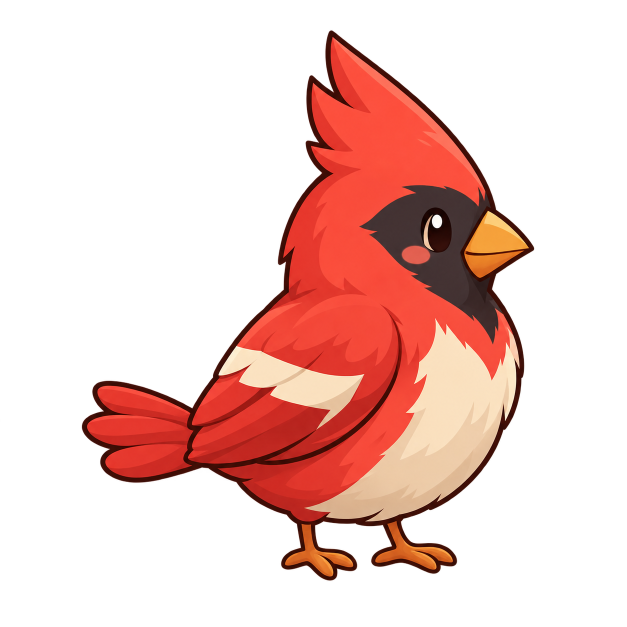
#> input picture art/source/bird_01.png, 1254 x 1254 px (shown at 1/2 size); its folder holds 5 pictures in this run
$ python build_assets.py
#> lines starting #> are read from the running program, lines starting #| are printed output that depends on the picture
#!/usr/bin/env python3
"""Package the generated masters and rebuild the art review images (Pillow)."""
import json
from pathlib import Path

from PIL import Image, ImageDraw, ImageFont, ImageOps

ROOT = Path(__file__).resolve().parents[1]
BASELINE = 870
RESAMPLE = Image.Resampling.LANCZOS
NAMES = [
    ("CORAL CROWN", "Tall crest / dark cheek / single bar"),
    ("SKY BIB", "Upturned tail / cream bib / two bars"),
    ("GOLDEN CURL", "Curled crest / three round spots"),
    ("LEAF PARROT", "Hooked bill / long tail / diamond"),
    ("IVORY FAN", "Wide fan tail / pale body / heart"),
    ("ROSE NECK", "S neck / bent bill / crescent"),
    ("EMBER BRUSH", "Swept crest / chisel bill / ladder"),
    ("PLUM SCISSOR", "Low body / split tail / chevrons"),
    ("CHESTNUT DOT", "Round body / cheek dot / oval dashes"),
    ("TEAL SPEAR", "Large head / long bill / lightning"),
]


def clean_alpha(image):
    image = image.convert("RGBA")
    image.putalpha(image.getchannel("A").point(lambda a: 0 if a < 8 else a))
    return image


def resize_rgba(image, size):
    # Premultiplied alpha keeps hidden transparent RGB out of the edge colors.
    return clean_alpha(image.convert("RGBa").resize(size, RESAMPLE).convert("RGBA"))


def cutout(asset, size, bounds):
    image = clean_alpha(Image.open(ROOT / "source" / f"{asset}.png"))
    image = image.crop(image.getchannel("A").getbbox())
    x, y, max_width, max_height = bounds
    scale = min(max_width / image.width, max_height / image.height)
    image = resize_rgba(image, (round(image.width * scale), round(image.height * scale)))
    canvas = Image.new("RGBA", size)
    canvas.alpha_composite(image, (x + (max_width - image.width) // 2, y))
    return canvas


def color_sheet(birds, dark=False):
    canvas = Image.new("RGB", (1440, 780), "#263b37" if dark else "#fff8e8")
    draw = ImageDraw.Draw(canvas)
    ink = "#fff8e8" if dark else "#563f32"
    draw.text((26, 20), "PERCH SORT / ORIGINAL BIRD FAMILY", font=ImageFont.load_default(size=25), fill=ink)
    draw.text((26, 56), "10 species - shared light, contour and feet baseline", font=ImageFont.load_default(size=16), fill=ink)
    for i, bird in enumerate(birds):
        x, y = 20 + (i % 5) * 280, 96 + (i // 5) * 332
        draw.rounded_rectangle((x, y, x + 272, y + 316), radius=18, fill="#314b45" if dark else "#ffffff")
        thumb = resize_rgba(bird, (240, 240))
        canvas.paste(thumb, (x + 16, y + 8), thumb)
        draw.text((x + 16, y + 257), f"{i + 1:02d}  {NAMES[i][0]}", font=ImageFont.load_default(size=18), fill=ink)
        draw.text((x + 16, y + 286), NAMES[i][1], font=ImageFont.load_default(size=12), fill=ink)
    return canvas


def gray_sheet(birds, silhouette=False):
    canvas = Image.new("L", (500, 252), 245)
    draw = ImageDraw.Draw(canvas)
    title = "64px SILHOUETTES" if silhouette else "64px GRAYSCALE / 5 x 2"
    draw.text((14, 11), title, font=ImageFont.load_default(size=16), fill=45)
    for i, bird in enumerate(birds):
        x, y = 10 + (i % 5) * 96, 42 + (i // 5) * 100
        draw.rounded_rectangle((x, y, x + 92, y + 95), radius=7, fill=255, outline=222)
        small = resize_rgba(bird, (64, 64))
        gray = Image.new("L", (64, 64), 35) if silhouette else ImageOps.grayscale(small)
        canvas.paste(gray, (x + 14, y + 5), small.getchannel("A"))
        draw.text((x + 39, y + 77), f"{i + 1:02d}", font=ImageFont.load_default(size=12), fill=50)
    return canvas


def main():
    for directory in ("raw/birds", "raw/env", "raw/ui", "qa"):
        (ROOT / directory).mkdir(parents=True, exist_ok=True)
    manifest = {"birdFeetYFromTop": BASELINE, "alphaNoiseCutoff": 8, "assets": {}}
    birds = []
    for index in range(1, 11):
        key = f"bird_{index:02d}"
        master = clean_alpha(Image.open(ROOT / "source" / f"{key}.png"))
#> in clean_alpha, image is the input picture: PIL image 1254x1254 RGBA; mean R, G, B, A 59.4, 25.6, 20.2, 74.3
        box = master.getchannel("A").getbbox()
#> box = (163, 60, 1069, 1162)
        # The parrot's tail extends below its feet; align the feet, not that tail.
        foot_y = 1110 if index == 4 else box[3] - 1
#> foot_y = 1161
        foot_strip = master.getchannel("A").crop((500 if index == 4 else 0, foot_y - 44, master.width, foot_y + 1))
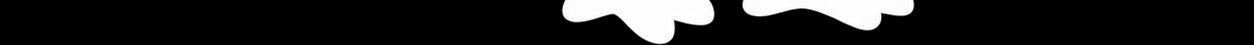
#> foot_strip: PIL image 1254x45 L; min 0, max 255, mean 30.5
        feet = foot_strip.getbbox()
#> feet = (561, 0, 915, 45)
        foot_x = (feet[0] + feet[2]) / 2 + (500 if index == 4 else 0)
#> foot_x = 738
        cropped = master.crop(box)
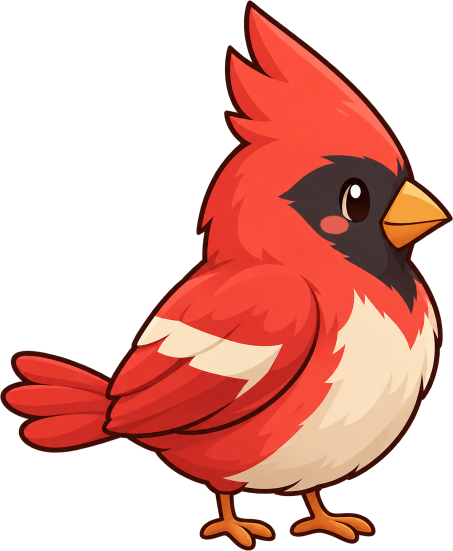
#> cropped: PIL image 906x1102 RGBA (shown at 1/2 size); mean R, G, B, A 93.6, 40.4, 31.8, 117; transparent parts drawn white
        scale = min(800 / cropped.width, 740 / (foot_y - box[1] + 1))
#> scale = 0.672
        sprite = resize_rgba(cropped, (round(cropped.width * scale), round(cropped.height * scale)))
#> in clean_alpha (call 2), `image = image.convert("RGBA")`:
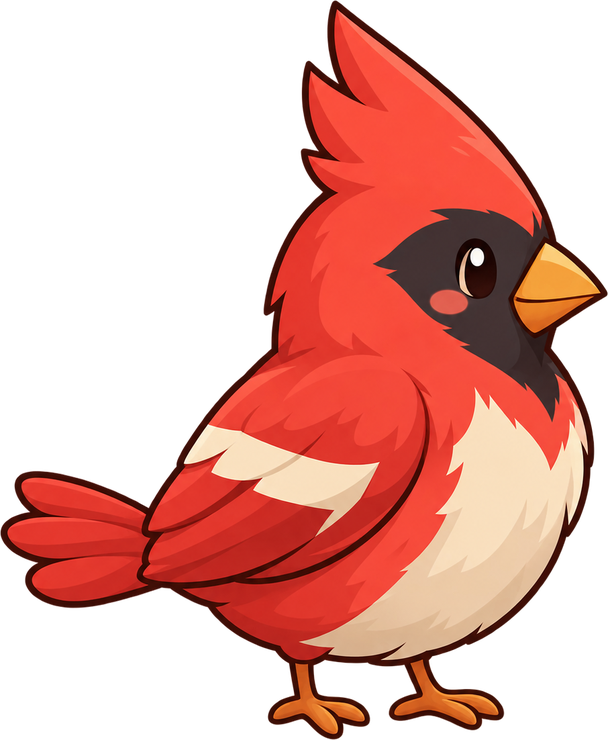
#> image: PIL image 608x740 RGBA; mean R, G, B, A 93.2, 40.2, 31.7, 117.1; transparent parts drawn white
        x = (1024 - sprite.width) // 2
#> x = 208
        foot_pixel = round((foot_y - box[1] + 0.5) * scale - 0.5) if index == 4 else sprite.getchannel("A").getbbox()[3] - 1
#> foot_pixel = 739
        y = BASELINE - foot_pixel
#> y = 131
        canvas = Image.new("RGBA", (1024, 1024))
#> canvas: PIL image 1024x1024 RGBA; every value is 0
        canvas.alpha_composite(sprite, (x, y))
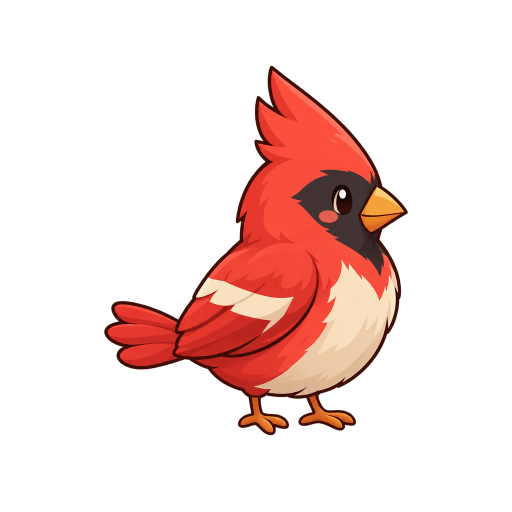
#> canvas: PIL image 1024x1024 RGBA (shown at 1/2 size); mean R, G, B, A 39.8, 17.2, 13.6, 50.2; transparent parts drawn white
        canvas.save(ROOT / "raw/birds" / f"{key}.png", optimize=True)
        anchor_x = round(x + (foot_x - box[0]) * scale, 2)
#> anchor_x = 594.1
        manifest["assets"][key] = {
            "file": f"raw/birds/{key}.png", "size": [1024, 1024],
            "alphaBounds": list(canvas.getchannel("A").getbbox()),
            "footCenterPixels": [anchor_x, BASELINE],
            "unityPivot": [round(anchor_x / 1024, 6), round((1024 - BASELINE) / 1024, 6)],
            "sourceFeetY": foot_y,
        }
        birds.append(canvas)
#> pass 2 of the loop in main, `for index in range(1, 11):`:
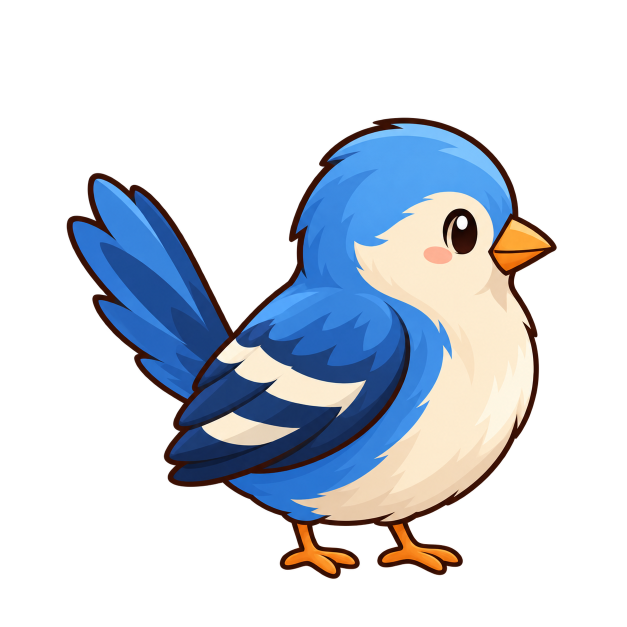
#> input picture art/source/bird_02.png, 1254 x 1254 px (shown at 1/2 size)
#> in clean_alpha, image is the input picture: PIL image 1254x1254 RGBA; mean R, G, B, A 38.5, 44.8, 54, 83.4
#> box = (133, 235, 1114, 1158)
#> foot_y = 1157
#> feet = (559, 0, 926, 45)
#> foot_x = 742.5
#> in main, `cropped = master.crop(box)`:
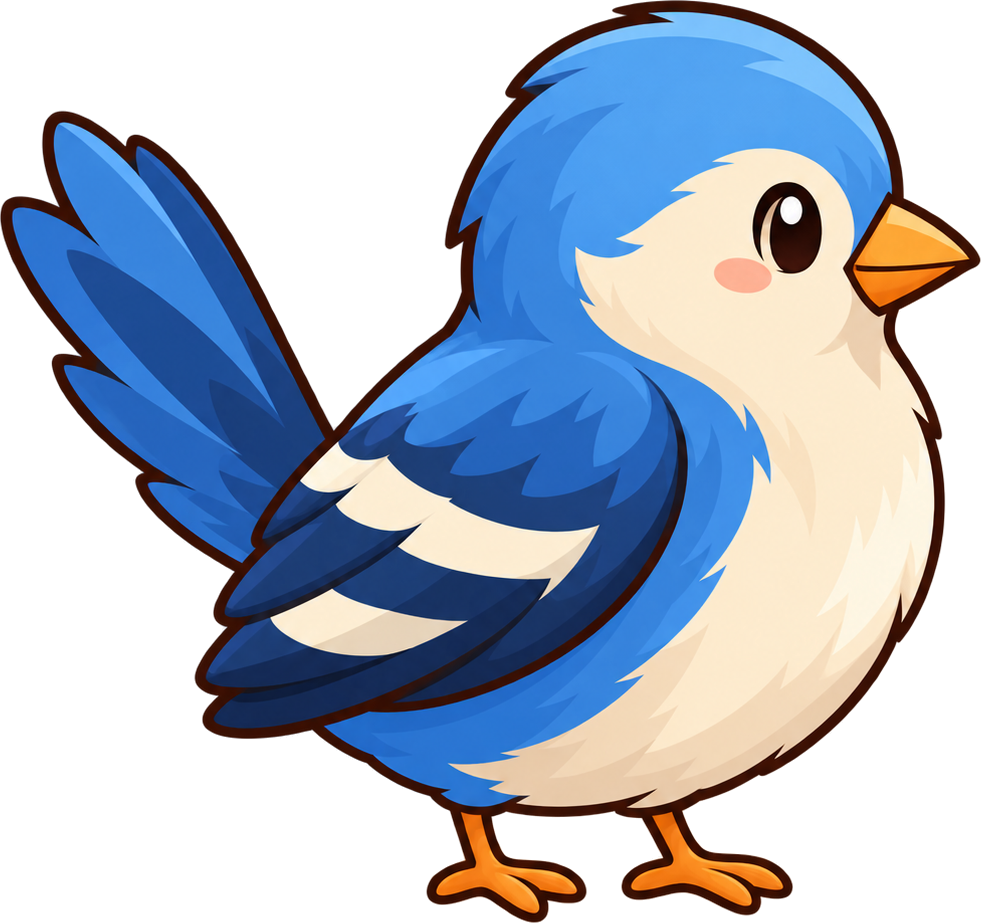
#> cropped: PIL image 981x923 RGBA; mean R, G, B, A 66.9, 77.7, 93.9, 144.8; transparent parts drawn white
#> scale = 0.802
#> in main, `canvas.alpha_composite(sprite, (x, y))`:
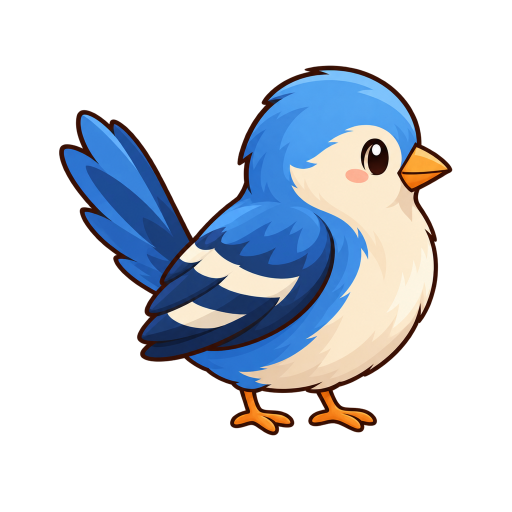
#> canvas: PIL image 1024x1024 RGBA (shown at 1/2 size); mean R, G, B, A 36.8, 42.9, 51.8, 80.4; transparent parts drawn white
#> anchor_x = 606.7
#> pass 3 of the loop in main, `for index in range(1, 11):`:
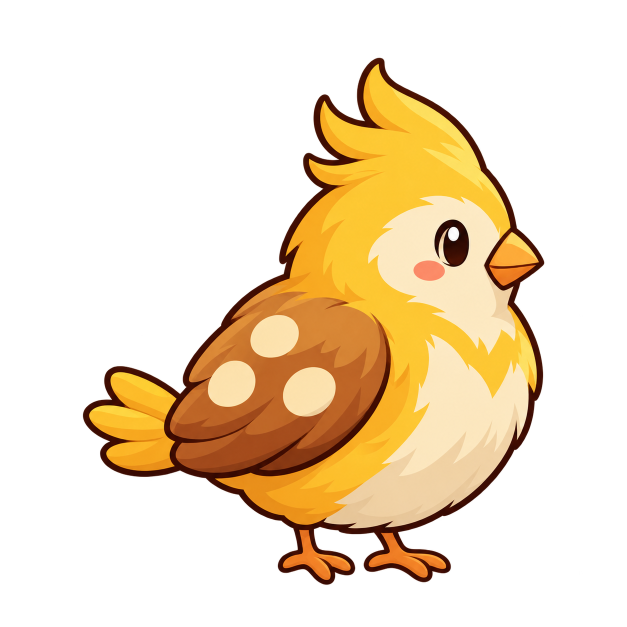
#> input picture art/source/bird_03.png, 1254 x 1254 px (shown at 1/2 size)
#> in clean_alpha, image is the input picture: PIL image 1254x1254 RGBA; mean R, G, B, A 68.2, 50.3, 24.3, 80.7
#> box = (165, 115, 1089, 1170)
#> foot_y = 1169
#> feet = (555, 0, 903, 45)
#> foot_x = 729
#> in main, `cropped = master.crop(box)`:
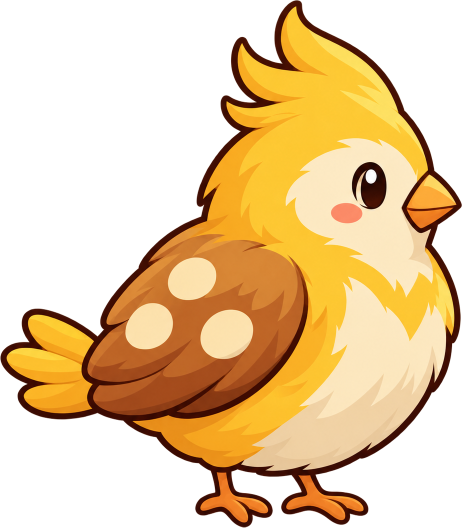
#> cropped: PIL image 924x1055 RGBA (shown at 1/2 size); mean R, G, B, A 110, 81.1, 39.1, 130.2; transparent parts drawn white
#> scale = 0.701
#> in main, `canvas.alpha_composite(sprite, (x, y))`:
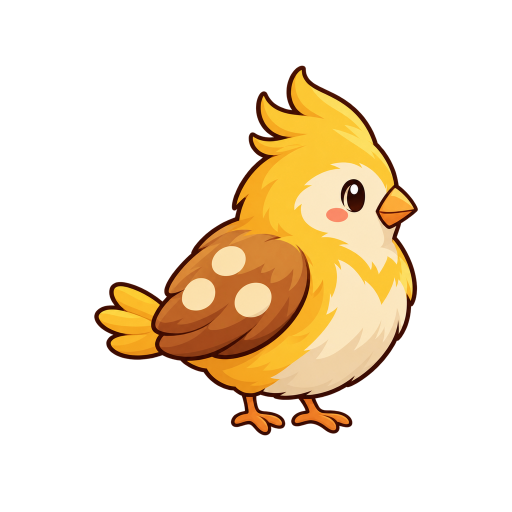
#> canvas: PIL image 1024x1024 RGBA (shown at 1/2 size); mean R, G, B, A 49.9, 36.8, 17.8, 59.6; transparent parts drawn white
#> anchor_x = 583.6
#> the loop made 5 passes; the first 3 are shown

    perch = cutout("perch", (1024, 256), (32, 96, 960, 128))
    crown = cutout("tree_crown", (1536, 768), (48, 40, 1440, 688))
    perch.save(ROOT / "raw/env/perch.png", optimize=True)
    crown.save(ROOT / "raw/env/tree_crown.png", optimize=True)
    background = Image.open(ROOT / "source/background.png").convert("RGB").resize((1080, 1920), RESAMPLE)
    icon = Image.open(ROOT / "source/icon_1024.png").convert("RGB").resize((1024, 1024), RESAMPLE)
    background.save(ROOT / "raw/env/background.png", optimize=True)
    icon.save(ROOT / "raw/ui/icon_1024.png", optimize=True)
    for key, image, file in (
        ("perch", perch, "raw/env/perch.png"),
        ("tree_crown", crown, "raw/env/tree_crown.png"),
        ("background", background, "raw/env/background.png"),
        ("icon_1024", icon, "raw/ui/icon_1024.png"),
    ):
        manifest["assets"][key] = {"file": file, "size": list(image.size), "mode": image.mode}
    manifest["assets"]["perch"].update({"standingYFromTop": 105, "slotCentersX": [188, 404, 620, 836]})
    (ROOT / "manifest.json").write_text(json.dumps(manifest, ensure_ascii=False, indent=2) + "\n")

    color_sheet(birds).save(ROOT / "contact_sheet.png", optimize=True)
    gray_sheet(birds).save(ROOT / "contact_sheet_gray_64.png", optimize=True)
    gray_sheet(birds, silhouette=True).save(ROOT / "qa/silhouettes_64.png", optimize=True)
    edge_review = Image.new("RGB", (1440, 1560))
    edge_review.paste(color_sheet(birds), (0, 0))
    edge_review.paste(color_sheet(birds, dark=True), (0, 780))
    edge_review.save(ROOT / "qa/alpha_edges.png", optimize=True)

    # An art composition only, not a Unity runtime screenshot.
    composition = background.copy()
    crown_thumb = resize_rgba(crown, (960, 480))
    composition.paste(crown_thumb, (60, 80), crown_thumb)
    branch = resize_rgba(perch, (920, 230))
    for row, indices in enumerate(((0, 1, 2, 3), (4, 5, 6, 7), (8, 9))):
        stand_y = 810 + row * 370
        composition.paste(branch, (80, stand_y - round(105 * 920 / 1024)), branch)
        for col, index in enumerate(indices):
            thumb = resize_rgba(birds[index], (224, 224))
            feet_x = manifest["assets"][f"bird_{index + 1:02d}"]["footCenterPixels"][0]
            x = round(80 + (188 + col * 216) * 920 / 1024 - feet_x * 224 / 1024)
            y = round(stand_y - BASELINE * 224 / 1024)
            composition.paste(thumb, (x, y), thumb)
    composition.save(ROOT / "qa/composition.png", optimize=True)
    print("Built 14 production assets, two contact sheets, three art review images and manifest.json")


if __name__ == "__main__":
#> (the run stopped early here; a loop or call above may not have finished)
